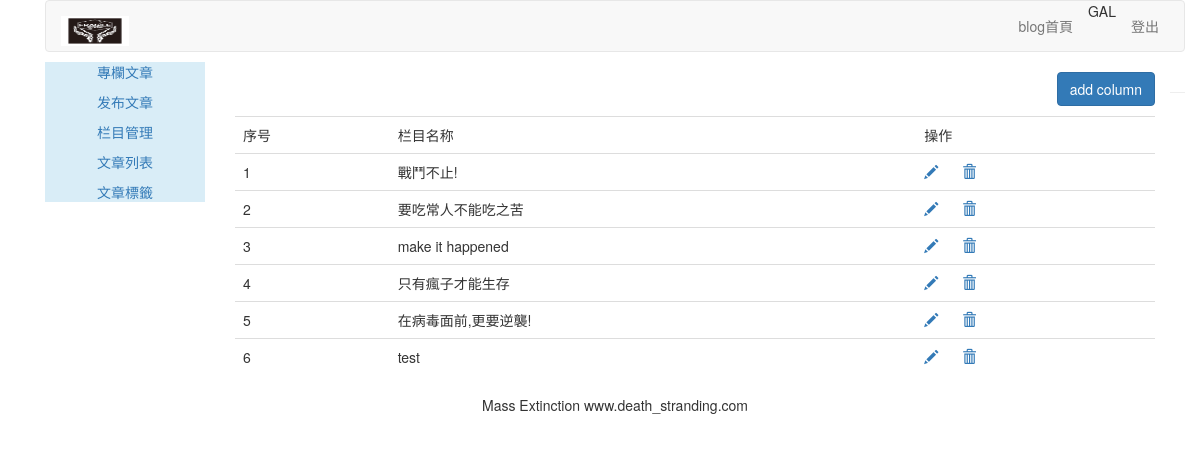
The page /article/article-column/ (signed in) on the database its author committed.
### article/models.py (models this page shows, shortened)
class ArticleColumn(models.Model):
    user = models.ForeignKey(User, on_delete=models.CASCADE,related_name='article_column')
    column = models.CharField(max_length=200)
    created = models.DateField(auto_now_add=True)

### article/views.py (the view, shortened to what this page needs)
# urls.py: path('article-column/',views.article_column,name='article_column'),
@login_required(login_url='/account/login/')
@csrf_exempt
def article_column(request):
    if request.method == "GET":
        columns = ArticleColumn.objects.filter(user=request.user)
        column_form = ArticleColumnForm()
        return render(request, "article/column/article_column.html", {"columns":columns, 'column_form':column_form})

### templates/article/column/article_column.html (shortened to what this page needs)
{% extends "article/base.html" %}
{% load static %}
{% block title %}article column{% endblock %} {% block content %}
<div>
    <p class="text-right"><button id= "add_column" onclick="add_column()" class="btn btn-primary"> add column</button>
    </p>
    <table class="table table-hover">
        <tr>
            <td>序号</td>
            <td>栏目名称</td>
            <td>操作</td>
        </tr>
        {% for column in columns %}
        <tr>
            <td>{{ forloop.counter }}</td>
            <td>{{ column.column }}</td>
            <td>
                <a name="edit" href="javascript:" onclick="edit_column(this, {{ column.id }})">
                    <span class="glyphicon glyphicon-pencil"></span>
                </a>
                <a name="delete" href="javascript:" onclick="del_column(this, {{ column.id }})">
                    <span class="glyphicon glyphicon-trash" style="margin-left:20px;"></span>
                </a>
            </td>
        </tr>
        {% empty %}
        <p>还没有设置栏目，太懒了。</p>
        {% endfor %}
    </table>
</div>
{% endblock %}

### templates/article/header.html (shortened to what this page needs)
{% load static %}
<div class="container">
    <nav class="navbar navbar-default" role="navigation">
        <div class="navbar-header">
            <a class="navbar-brand" href="http://www.tzfile.com">
                <img height='30px'width="68px" src="{% static 'images/backlogo.png' %}">
            </a>
        </div>
        <div>
            <ul class="nav navbar-nav navbar-right" style="margin-right:10px">
                <li><a href="{% url 'blog:blog_title' %}">blog首頁</a></li>
                <li><span>{{ user.username.upper }}</li>
                <li><a href="{% url 'account:user_logout' %}">登出</a></li>
            </ul>
        </div>
    </nav>
</div>

### rows shown on the page
ArticleColumn: column "戰鬥不止!"
ArticleColumn: column "要吃常人不能吃之苦"
ArticleColumn: column "make it happened"
ArticleColumn: column "只有瘋子才能生存"
ArticleColumn: column "在病毒面前,更要逆襲!"
ArticleColumn: column "test"

### other values the page prints
{{ user.username.upper }} "GAL"
